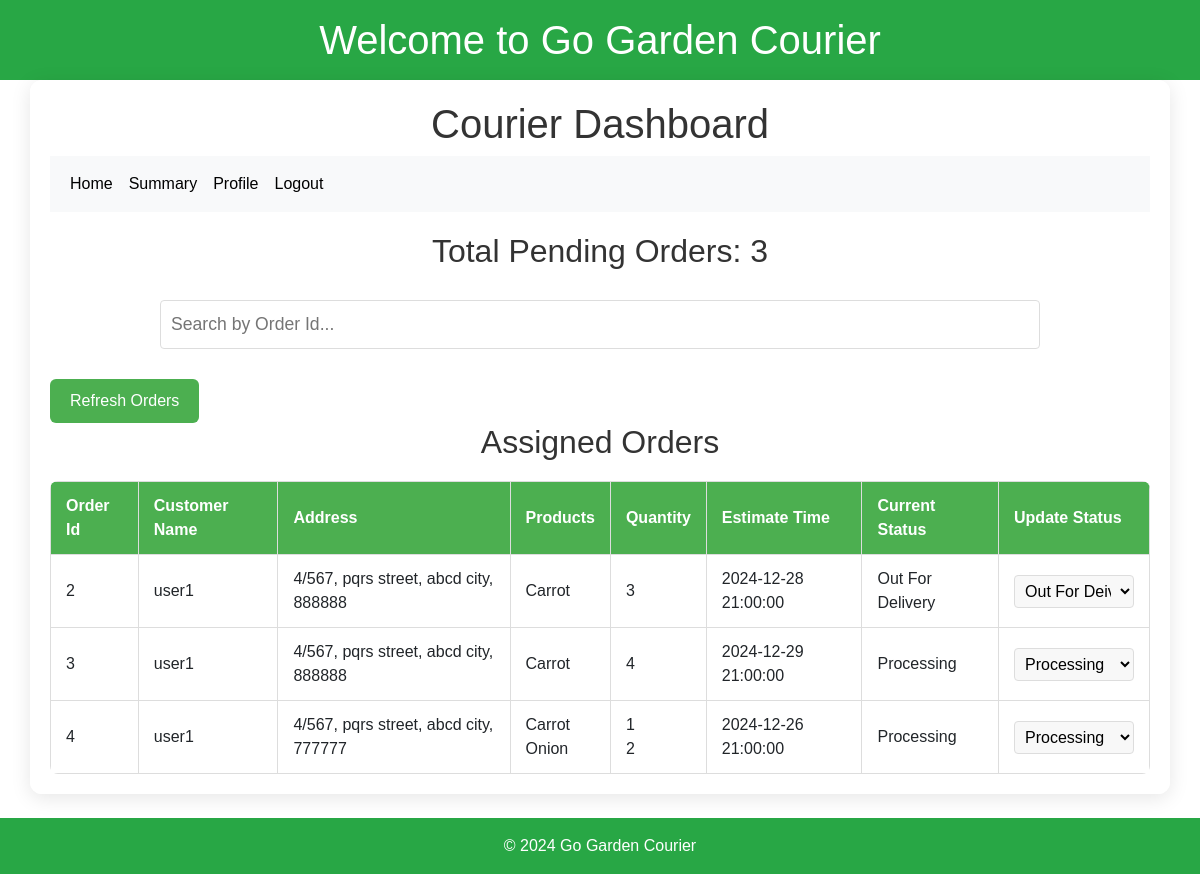
/courier_dashboard (signed in), run on the app's committed database.
### models.py (models this page shows, shortened)
class User(db.Model, UserMixin):
    __tablename__ = 'users'
    user_id = db.Column(db.Integer, primary_key=True)
    name = db.Column(db.String(150), nullable=False)
    email = db.Column(db.String(150), unique=True, nullable=False)
    password_hash = db.Column(db.String(256), nullable=False)
    role = db.Column(db.String(50), nullable=False)
    created_at = db.Column(db.DateTime, default=datetime.now(timezone.utc))
    profile_updated_at = db.Column(db.DateTime, default=datetime.now(timezone.utc), onupdate=datetime.now(timezone.utc))
    last_login = db.Column(db.DateTime, default=datetime.now(timezone.utc))
    address = db.Column(db.String(300))
    phone_number = db.Column(db.String(15))
    pincode = db.Column(db.String(10))
    region = db.Column(db.String(50))
    country = db.Column(db.String(50))
    vehicle_info = db.Column(db.String(150))
    vehicle_number = db.Column(db.String(50))
    orders_customer = db.relationship("Order", foreign_keys='Order.user_id', back_populates="user")
    orders_courier = db.relationship("Order", foreign_keys='Order.assigned_to', back_populates="courier")
    carts = db.relationship("Cart", back_populates="user")
    password_resets = db.relationship("PasswordReset", back_populates="user")
    subscriptions = db.relationship("Subscription", back_populates="user")
    audit_logs = db.relationship("Audit", back_populates="user")

class Product(db.Model):
    __tablename__ = 'product'
    product_id = db.Column(db.Integer, primary_key=True)
    name = db.Column(db.String(80), nullable=False)
    cost_price = db.Column(db.Float, nullable=False)
    selling_price = db.Column(db.Float, nullable=False)
    description = db.Column(db.String)
    stock_quantity = db.Column(db.Integer, nullable=False)
    image_url = db.Column(db.String)
    category_id = db.Column(db.Integer, db.ForeignKey('category.category_id'))
    product_weight = db.Column(db.Float, default=0)
    category = db.relationship("Category", back_populates="products")
    cart_items = db.relationship("CartItem", back_populates="product")
    order_items = db.relationship("OrderItem", back_populates="product")

class Order(db.Model):
    __tablename__ = 'orders'
    order_id = db.Column(db.Integer, primary_key=True)
    user_id = db.Column(db.Integer, db.ForeignKey('users.user_id'))
    assigned_to = db.Column(db.Integer, db.ForeignKey('users.user_id'), nullable=False)
    status = db.Column(db.String(50), nullable=False, default='Pending')
    address = db.Column(db.String(300))
    pincode = db.Column(db.String, nullable=False)
    estimated_delivery = db.Column(db.DateTime)
    actual_delivery = db.Column(db.DateTime)
    created_at = db.Column(db.DateTime, default=datetime.now(timezone.utc))
    updated_at = db.Column(db.DateTime, default=datetime.now(timezone.utc), onupdate=datetime.now(timezone.utc))
    total_price = db.Column(db.Float, nullable=False)
    shipping_cost = db.Column(db.Float, nullable=False)
    user = db.relationship("User",foreign_keys=[user_id],back_populates="orders_customer")
    courier = db.relationship("User", foreign_keys=[assigned_to], back_populates="orders_courier")
    order_items = db.relationship("OrderItem", back_populates="order")
    audit_logs = db.relationship("Audit",foreign_keys='Audit.order_id', back_populates="order")

### courier.py (the view)
@app.route('/courier_dashboard')
@login_required
def courier_dashboard():
    courier_id = current_user.user_id
    courier = User.query.get(courier_id)
    if not courier or courier.role != 'courier_service_provider':
        return jsonify({'error': 'Courier not found'}), 404
    orders = Order.query.filter(Order.assigned_to==courier_id, Order.status != "Delivered").all()
    orders_list = [{
        'order_id': order.order_id,
        'customer_name': User.query.get(order.user_id).name,
        'customer_address': order.address+', '+str(order.pincode),
        'customer_phone': User.query.get(order.user_id).phone_number,
        'products': [item.product.name for item in OrderItem.query.filter(OrderItem.order_id==order.order_id).all()],
        'quantity': [str(item.quantity) for item in OrderItem.query.filter(OrderItem.order_id==order.order_id).all()],
        'status': order.status,
        'estimated_delivery':order.estimated_delivery.strftime('%Y-%m-%d %H:%M:%S'),
        'created_at': order.created_at,
        'updated_at': order.updated_at
    } for order in orders]
    if request.args.get('json'):
        return jsonify({'orders': orders_list})
    return render_template('courier_dashboard_t3.html', orders=orders_list, courier_id=courier_id)

### templates/courier_dashboard_t3.html (shortened to what this page needs)
{% extends "base.html" %}
{% block extra_css %}
    <link rel="stylesheet" href="{{ url_for('static', filename='css/courier.css') }}">
{% endblock %}
{% block content %}
        <h1>Courier Dashboard</h1>
        <nav class="navbar navbar-expand-lg navbar-light bg-light">
            <div class="container-fluid">
                <div class="collapse navbar-collapse" id="navbarSupportedContent">
                    <ul class="navbar-nav me-auto mb-2 mb-lg-0">
                        <li class="nav-item">
                        <a class="nav-link active" href="{{ url_for('courier.courier_dashboard') }}">Home</a>
                        </li>
                        <li class="nav-item">
                            <a class="nav-link active" href="{{ url_for('courier.courier_summary') }}">Summary</a>
                        </li>
                        <li class="nav-item">
                            <a class="nav-link active" href="{{ url_for('courier.courier_profile') }}">Profile </a>
                        </li>
                        <li class="nav-item">
                            <a class="nav-link active" href="{{ url_for('authenticate.logout') }}">Logout</a>
                        </li>
                    </ul>
                </div>
            </div>
        </nav>
        <div class="summary">
            <h2>Total Pending Orders: <span id="total-pending">{{ orders|length }}</span></h2>
        </div>
        <div class="search-container">
            <input type="text" id="search-pending" class="search-input" placeholder="Search by Order Id..." onkeyup="filterPendingOrders()">
        </div>
        <button class="refresh-button" onclick="refreshPendingOrders()">Refresh Orders</button>
        <h2>Assigned Orders</h2>
        <table id="pending-orders-table">
            <thead>
                <tr>
                    <th>Order Id</th>
                    <th>Customer Name</th>
                    <th>Address</th>
                    <th>Products</th>
                    <th>Quantity</th>
                    <th>Estimate Time</th>
                    <th>Current Status</th>
                    <th>Update Status</th>
                </tr>
            </thead>
            <tbody id="pending-orders-body">
                {% for order in orders %}
                <tr>
                    <td>{{ order['order_id'] }}</td>
                    <td>{{ order['customer_name'] }}</td>
                    <td>{{ order['customer_address'] }}</td>
                    <td>{% for product in order['products'] %}
                            {{ product }}<br>
                        {% endfor %}
                    </td>
                    <td>{% for count in order['quantity'] %}
                            {{ count }}<br>
                        {% endfor %}
                    </td>
                    <td>{{ order['estimated_delivery'] }}</td>
                    <td class="current-status">{{ order['status'] }}</td>
                    <td>
                        <form action="{{ url_for('courier.update_order_status') }}" method="post" class="status-form">
                            <select name="new_status" class="status-dropdown" onchange="handleStatusChange(this)">
                                <option value="Processing" {% if order['status'] == 'Processing' %}selected{% endif %}>Processing</option>
                                <option value="Out For Delivery" {% if order['status'] == 'Out For Delivery' %}selected{% endif %}>Out For Deivery</option>
                            </select>
                        </form>
                    </td>
                </tr>
                {% endfor %}
            </tbody>
        </table>
{% endblock %}

### static/css/courier.css (style rules this page uses)
body { font-family: 'Arial', sans-serif; background-image: url('images/logistics.png'); background-size: cover; background-attachment: fixed; margin: 0; }
.container h1,.container h2 { text-align: center; color: #333; }
table { width: 100%; border-collapse: collapse; margin-top: 20px; border-radius: 8px; overflow: hidden; background-color: white; }
table th, table td { border: 1px solid #ddd; padding: 12px 15px; text-align: left; }
table th { background-color: #4CAF50; color: white; }
table tbody tr { transition: background-color 0.3s ease; }
.status-dropdown { width: 100%; padding: 6px; border: 1px solid #ddd; border-radius: 4px; cursor: pointer; background-color: #f8f8f8; }
.summary { margin: 20px 0; text-align: center; font-size: 1.3em; }
.search-container { margin: 20px 0; text-align: center; }
.search-input { padding: 10px; width: 80%; border: 1px solid #ddd; border-radius: 4px; font-size: 1em; }
.refresh-button { padding: 10px 20px; background-color: #4CAF50; color: white; border: none; border-radius: 6px; cursor: pointer; margin-top: 10px; transition: background-color 0.3s ease; }
input[type="text"] { font-size: 1.1em; margin-top: 10px; }
table td select { font-size: 1em; }

### data on the page
User: customer_name "user1" "user1" "user1"
Product: name "Carrot"
Order: status "Out For Delivery", new_status "Out For Deivery"
Order: status "Processing", new_status "Processing"
Product: name "Onion"
Order: status "Processing", new_status "Processing"

### other printed values
{{ orders|length }} "3"
{{ order['order_id'] }} "2" "3" "4"
{{ order['customer_address'] }} "4/567, pqrs street, abcd city, 888888" "4/567, pqrs street, abcd city, 888888" "4/567, pqrs street, abcd city, 777777"
{{ count }} "3" "4" "1" "2"
{{ order['estimated_delivery'] }} "2024-12-28 21:00:00" "2024-12-29 21:00:00" "2024-12-26 21:00:00"
